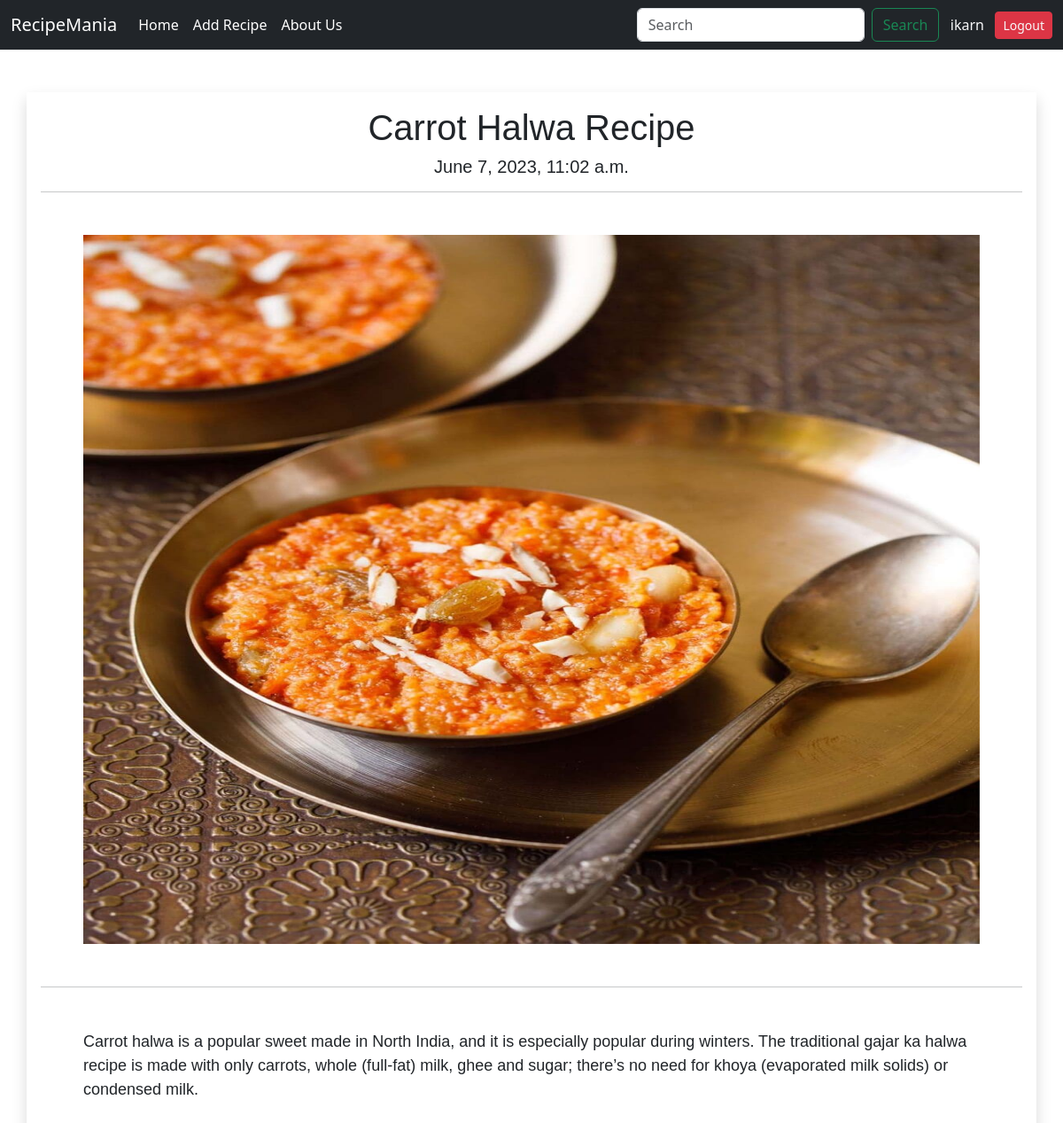
Page /readmore/12/ (signed in) on the committed database.
### app/models.py (models this page shows, shortened)
class Recipe(models.Model):
    recipe_name = models.CharField(max_length=255)
    recipe_description = models.CharField(max_length=55000)
    recipe_image = models.ImageField(upload_to='recipe')
    date = models.DateTimeField(auto_now_add=True)

### app/views.py (the view)
# urls.py: path('readmore/<int:id>/',readmore,name='readmore'),
@login_required(login_url='login')
def readmore(request,id):
    data = Recipe.objects.get(id=id)
    return render(request,'readmore.html',{'data':data})

### app/templates/readmore.html (shortened to what this page needs)
{% extends 'base.html' %}
{% block content %}
<div class="container col-lg-12 mx-auto shadow p-3 mt-5 ">
    <div class="row">
        <div class="col-lg-12">
            <h1 class="text-center">{{data.recipe_name}}</h1>
            <h5 class="text-center">{{data.date}}</h5>
            <hr>
            <p class="m-5 "><img src="/media/{{data.recipe_image}}" class="img-fluid" alt="Responsive image" style="height:800px; width: 1200px;"></p>
            <hr>
            <p class="m-5">{{data.recipe_description}}</p>
        </div>
    </div>
</div>
{% endblock content %}

### app/templates/base.html (shortened to what this page needs)
<!doctype html>
<html lang="en">
  <head>
    <link href="https://cdn.jsdelivr.net/npm/bootstrap@5.3.0/dist/css/bootstrap.min.css" rel="stylesheet">
  </head>
  <body>
    <nav class="navbar navbar-expand-lg navbar-dark bg-dark">
        <div class="container-fluid">
          <a class="navbar-brand" href="#">RecipeMania</a>
          <div class="collapse navbar-collapse" id="navbarSupportedContent">
            <ul class="navbar-nav me-auto mb-2 mb-lg-0">
              {% if user.is_authenticated %}
              <li class="nav-item">
                <a class="nav-link active" aria-current="page" href="/">Home</a>
              </li>
              <li class="nav-item">
                <a class="nav-link active" aria-current="page" href="/add_recipe">Add Recipe</a>
              </li>
              <li class="nav-item">
                <a class="nav-link active" aria-current="page" href="/about">About Us</a>
              </li>
              {% endif %}
            </ul>
            {% if user.is_authenticated %}
            <form class="d-flex"  action="{% url 'search' %}" method='GET'>
              <input class="form-control me-2" type="search" placeholder="Search" aria-label="Search"
                  name='search' />
              <button class="btn btn-outline-success" type="submit">
                  Search
              </button>
          </form>&nbsp;&nbsp;&nbsp;
            <div class="text-light nav-link">{{user}}</div>&nbsp;&nbsp;&nbsp;
            <div class=""><a class="btn btn-danger btn-sm text-light" href="{% url 'logout' %}">Logout</a> </div>
            {% endif %}
          </div>
        </div>
      </nav>
    {% block content %} {% endblock content %}
  </body>
</html>

### app/templates/readmore.html (style rules this page uses)
* { padding: 0; margin: 0; }
.container { font-family:'Franklin Gothic Medium', 'Arial Narrow', Arial, sans-serif; font-size: large; }

### rows in the picture
Recipe: recipe_name "Carrot Halwa Recipe", date "June 7, 2023, 11:02 a.m.", recipe_image (picture), recipe_description "Carrot halwa is a popular sweet made in North India, and it is especially popular during winters. The traditional gajar ka halwa recipe is made with only carrots, whole (full-fat) milk, ghee and sugar; there’s no need for khoya (evaporated milk solids) or condensed milk."

### other values in the picture
{{ user }} "ikarn"
